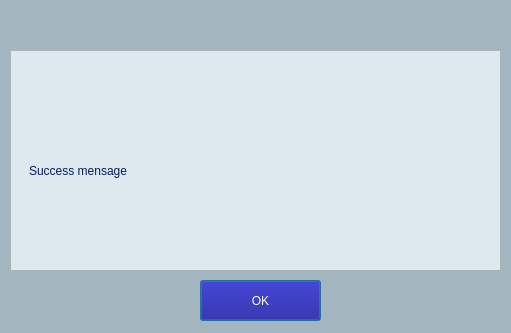
<?xml version="1.0" encoding="UTF-8"?>
<ui version="4.0">
 <class>Dialog_success</class>
 <widget class="QDialog" name="Dialog_success">
  <property name="geometry">
   <rect>
    <x>0</x>
    <y>0</y>
    <width>511</width>
    <height>333</height>
   </rect>
  </property>
  <property name="windowTitle">
   <string>Dialog</string>
  </property>
  <property name="windowIcon">
   <iconset resource="rsc_file.qrc">
    <normaloff>:/Ariel/img/Ariel/Icon.png</normaloff>:/Ariel/img/Ariel/Icon.png</iconset>
  </property>
  <property name="styleSheet">
   <string notr="true">font: 700 12pt &quot;Segoe UI&quot;;
background-color: rgb(163,181,191);
</string>
  </property>
  <widget class="QFrame" name="frame">
   <property name="geometry">
    <rect>
     <x>10</x>
     <y>50</y>
     <width>491</width>
     <height>221</height>
    </rect>
   </property>
   <property name="styleSheet">
    <string notr="true">background-color: rgb(222,233,239);</string>
   </property>
   <property name="frameShape">
    <enum>QFrame::StyledPanel</enum>
   </property>
   <property name="frameShadow">
    <enum>QFrame::Raised</enum>
   </property>
   <widget class="QLabel" name="label">
    <property name="geometry">
     <rect>
      <x>210</x>
      <y>10</y>
      <width>91</width>
      <height>81</height>
     </rect>
    </property>
    <property name="text">
     <string/>
    </property>
    <property name="pixmap">
     <pixmap resource="rsc_file.qrc">:/icon/img/icon/sucessIcon.png</pixmap>
    </property>
    <property name="scaledContents">
     <bool>true</bool>
    </property>
   </widget>
   <widget class="QLabel" name="lb_msg">
    <property name="geometry">
     <rect>
      <x>19</x>
      <y>110</y>
      <width>461</width>
      <height>21</height>
     </rect>
    </property>
    <property name="styleSheet">
     <string notr="true">color: rgb(10,26,92);
font: 700 12pt &quot;Segoe UI&quot;;</string>
    </property>
    <property name="text">
     <string>Success mensage</string>
    </property>
   </widget>
  </widget>
  <widget class="QPushButton" name="pushButton">
   <property name="geometry">
    <rect>
     <x>200</x>
     <y>280</y>
     <width>121</width>
     <height>41</height>
    </rect>
   </property>
   <property name="styleSheet">
    <string notr="true">background-color: rgb(16,6,144);
color: rgb(255, 255, 255);
font: 700 14pt &quot;Segoe UI&quot;;</string>
   </property>
   <property name="text">
    <string>OK</string>
   </property>
  </widget>
 </widget>
 <resources>
  <include location="rsc_file.qrc"/>
 </resources>
 <connections/>
</ui>
